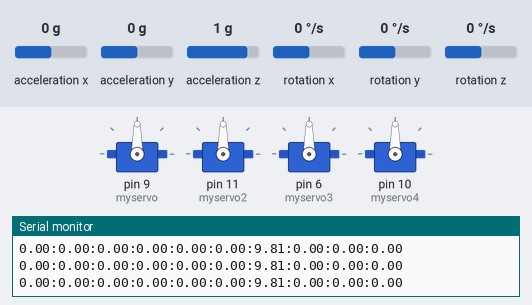
Bench run of a sketch on a simulated Arduino Uno, built with avr-gcc and run on an emulated ATmega328P. On the bench: 4 × servo, the last lines printed to the serial monitor. Inputs (shaded band) come from the test bench; at power-on: acceleration x 0 g, acceleration y 0 g, rotation x 0 °/s, rotation y 0 °/s, acceleration z 1 g, rotation z 0 °/s.

Above: at 1.2 s.
1.3 s: acceleration x set to -1.4 g
At 2.7 s:
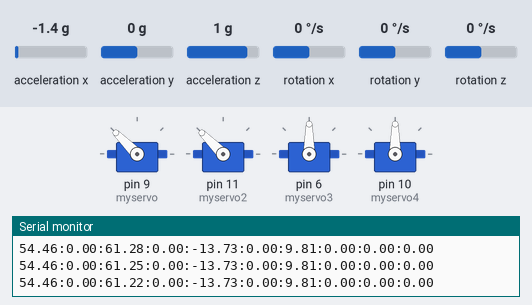
3.2 s: acceleration y set to 1.4 g
At 5.0 s:
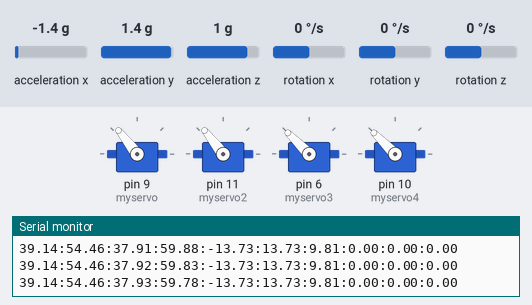
6.2 s: rotation x set to -192 °/s
At 7.26 s:
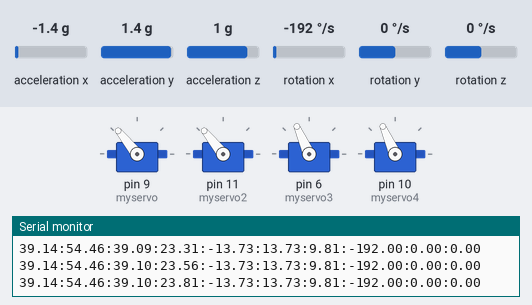
9.2 s: rotation y set to -100 °/s
At 9.9 s:
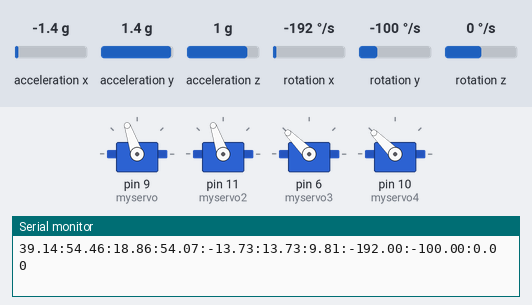
12.2 s: acceleration y set to -0.8 g
15.2 s: acceleration x set to 0 g
Timing chart, 0 to 19.2 s (numbered marks = the images above; inputs shaded):
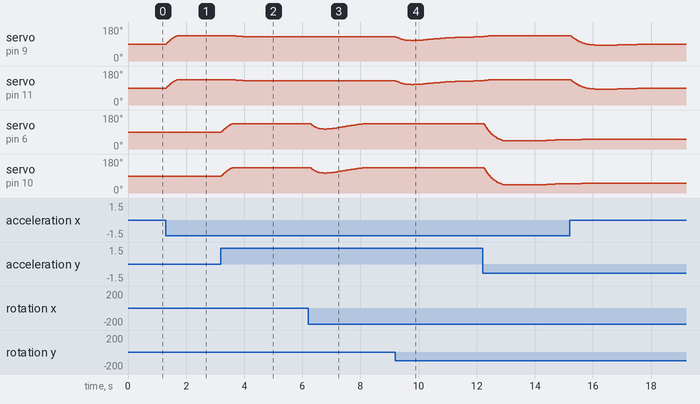

Measured:
- after the input at 1.3 s, servo on pin 9 (myservo), servo on pin 11 (myservo2): moves from 90° to 135° over 0.40 s, starting at once
- after the input at 3.2 s, servo on pin 6 (myservo3), servo on pin 10 (myservo4): moves from 90° to 135° over 0.39 s, starting at once

The sketch:

sterowanie_kalman2.ino
```cpp
/*
    Kalman Filter Example for MPU6050. Output for processing.
    Read more: http://www.jarzebski.pl/arduino/rozwiazania-i-algorytmy/odczyty-pitch-roll-oraz-filtr-kalmana.html
    GIT: https://github.com/jarzebski/Arduino-KalmanFilter
    Web: http://www.jarzebski.pl
    (c) 2014 by Korneliusz Jarzebski
*/


#include <Wire.h>
#include <MPU6050.h>
#include <KalmanFilter.h>
#include <Servo.h>
MPU6050 mpu;

KalmanFilter kalmanX(0.001, 0.003, 0.03);
KalmanFilter kalmanY(0.001, 0.003, 0.03);

float accPitch = 0;
float accRoll = 0;
int zakres = 45;
float kalPitch = 0;
float kalRoll = 0;

Servo myservo;
Servo myservo2;
Servo myservo3;
Servo myservo4;

void setup()
{
  Serial.begin(115200);
    myservo.attach(9);
    myservo2.attach(11);
    myservo3.attach(6);
    myservo4.attach(10);

  // Initialize MPU6050
  while(!mpu.begin(MPU6050_SCALE_2000DPS, MPU6050_RANGE_2G))
  {
    delay(500);
  }

  // Calibrate gyroscope. The calibration must be at rest.
  // If you don't want calibrate, comment this line.
  mpu.calibrateGyro();
}

void loop()
{
  Vector acc = mpu.readNormalizeAccel();
  Vector gyr = mpu.readNormalizeGyro();

  // Calculate Pitch & Roll from accelerometer (deg)
  accPitch = -(atan2(acc.XAxis, sqrt(acc.YAxis*acc.YAxis + acc.ZAxis*acc.ZAxis))*180.0)/M_PI;
  accRoll  = (atan2(acc.YAxis, acc.ZAxis)*180.0)/M_PI;

  // Kalman filter
  kalPitch = kalmanY.update(accPitch, gyr.YAxis);
  kalRoll = kalmanX.update(accRoll, gyr.XAxis);

  Serial.print(accPitch);
  Serial.print(":");
  Serial.print(accRoll);
  Serial.print(":");
  Serial.print(kalPitch);
  Serial.print(":");
  Serial.print(kalRoll);
  Serial.print(":");
  Serial.print(acc.XAxis);
  Serial.print(":");
  Serial.print(acc.YAxis);
  Serial.print(":");
  Serial.print(acc.ZAxis);
  Serial.print(":");
  Serial.print(gyr.XAxis);
  Serial.print(":");
  Serial.print(gyr.YAxis);
  Serial.print(":");
  Serial.print(gyr.ZAxis);

 // PRZYPADEK 1//
if(abs(kalPitch)<zakres && abs(kalRoll)<zakres)
  {
    myservo.write(90+round(kalPitch));
    myservo2.write(90+round(kalPitch));
    myservo3.write(90+round(kalRoll));
    myservo4.write(90+round(kalRoll));
  }

// PRZYPADEK 2//
else if (kalPitch>=zakres && kalRoll>=zakres)
  {
    myservo.write(90+zakres);
    myservo2.write(90+zakres);
    myservo3.write(90+zakres);
    myservo4.write(90+zakres);
  }
  // PRZYPADEK 3//
else if (kalPitch<=(-zakres) && kalRoll<=(-zakres))
  {
    myservo.write(90-zakres);
    myservo2.write(90-zakres);
    myservo3.write(90-zakres);
    myservo4.write(90-zakres);
  }
  //---------------------------------------------------------------------------//
  //---------------------------------------------------------------------------//
  // PRZYPADEK 1+2//
else if (abs(kalPitch)<zakres &&  kalRoll>=zakres)
  {
    myservo.write(90+round(kalPitch));
    myservo2.write(90+round(kalPitch));
    myservo3.write(90+zakres);
    myservo4.write(90+zakres);

  }
  // PRZYPADEK 1+3//
else if (abs(kalPitch)<zakres && kalRoll<=(-zakres))
  {
    myservo.write(90+round(kalPitch));
    myservo2.write(90+round(kalPitch));
    myservo3.write(90-zakres);
    myservo4.write(90-zakres);
  }
 //---------------------------------------------------------------------------------//
 //--------------------------------------------------------------------------------//
 // PRZYPADEK 2+1//
 else if (kalPitch>=zakres && abs(kalRoll)<zakres)
 {
    myservo.write(90+zakres);
    myservo2.write(90+zakres);
    myservo3.write(90+round(kalRoll));
    myservo4.write(90+round(kalRoll));
 }
  // PRZYPADEK 2+3//
 else if (kalPitch>=zakres && kalRoll<=(-zakres))
 {
    myservo.write(90+zakres);
    myservo2.write(90+zakres);
    myservo3.write(90-zakres);
    myservo4.write(90-zakres);
 }
  //---------------------------------------------------------------------------------//
 //--------------------------------------------------------------------------------//
 // PRZYPADEK 3+1//
 else if (kalPitch<=(-zakres) && abs(kalRoll)<zakres)
 {
    myservo.write(90-zakres);
    myservo2.write(90-zakres);
    myservo3.write(90+round(kalRoll));
    myservo4.write(90+round(kalRoll));
 }
  // PRZYPADEK 3+2//
else if (kalPitch<=(-zakres) && kalRoll>=zakres)
{
    myservo.write(90-zakres);
    myservo2.write(90-zakres);
    myservo3.write(90+zakres);
    myservo4.write(90+zakres);
}


  Serial.println();
}
```
